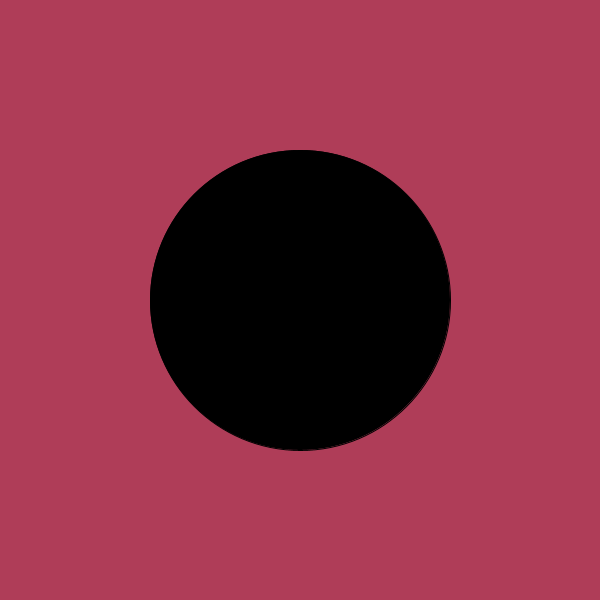
Frame 1 (no input)
Frame 2 (the mouse pressed at the canvas centre, redrawn once): identical to frame 1, image omitted

The Processing sketch that drew this single still picture (run headless with seeded random() and noise(); the mouse was pressed at the canvas centre and the sketch redrawn once):

// Processing sketch: processing_79406
// ── processing_79406.pde

//Allison Wong, MagicEightBall, CP1 mods 4-5
//http://allisonprogrammingsite.webs.com/

boolean mode;
void setup()
{
  size(600,600);
  noLoop();
  textSize(21);
}
void draw()
{
  String[] answers = {"outlook not so good", "don't count on it", "my sources say no", "without a doubt", "reply hazy", "try again", "it is certain", "my reply is no", "as I see it yes", "most likely", "you may rely on it", "cannot predict now", "better not tell you now", "very doubtful", "outlook good", "yes definitely", "concentrate and ask again"};
  background(175,61,88);
  if (mode == true)
  {
    fill(random(255),random(255),random(255),175);
    ellipse(300,300,300,300);
    textAlign(CENTER);
    fill(0);
    text(answers[int(random(answers.length))],305,305);
  }
  else
  {
    fill(0);
    ellipse(300, 300, 300, 300);
  }
}
void mousePressed()
{
  if (mouseX > 25 && mouseX < 75 && mouseY > 25 && mouseY < 75)
  {
    mode = !mode;
    redraw();
  }
}
